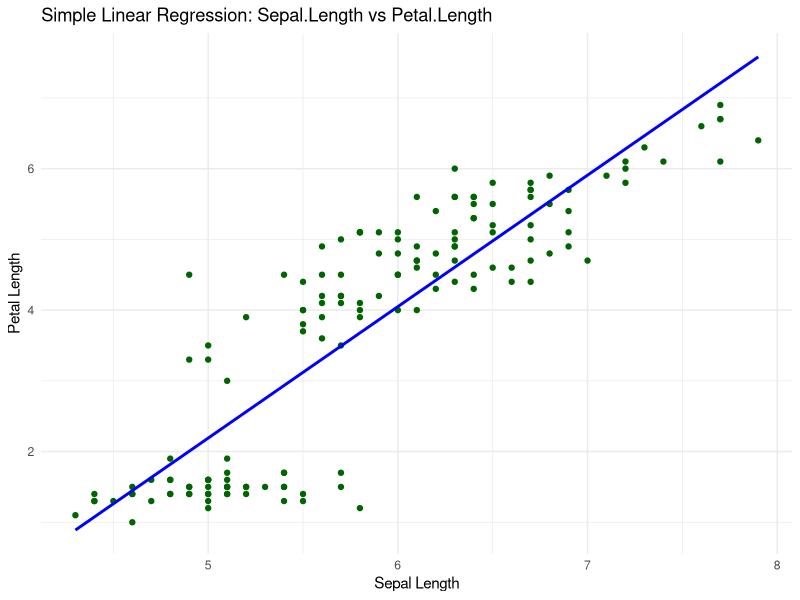

This figure's R source:
# Step 1: Load the iris dataset
data(iris)

# Step 2: View the structure of the dataset
str(iris)

# Step 3: Perform Simple Linear Regression
model <- lm(Petal.Length ~ Sepal.Length, data = iris)

# Step 4: View summary of the model
summary(model)

# Step 5: Plot the data and regression line using ggplot2
install.packages("ggplot2")  # Only run if ggplot2 isn't installed
library(ggplot2)

ggplot(iris, aes(x = Sepal.Length, y = Petal.Length)) +
  geom_point(color = "darkgreen") +
  geom_smooth(method = "lm", col = "blue", se = FALSE) +
  ggtitle("Simple Linear Regression: Sepal.Length vs Petal.Length") +
  xlab("Sepal Length") +
  ylab("Petal Length") +
  theme_minimal()
